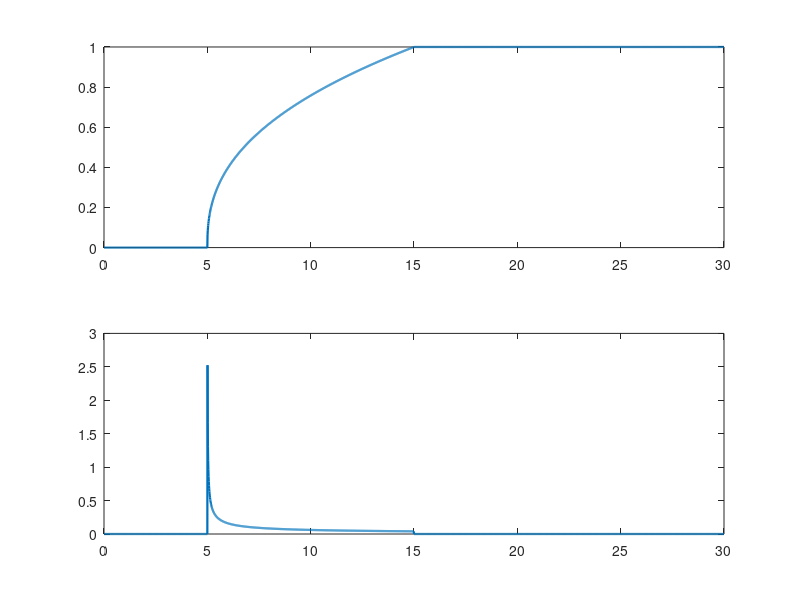

Write MATLAB code to recreate this figure.
clear;

pmin = 5;
pdes = 15;
m = 2.5;
dreq = 1;

p = 0:0.01:30;
d = zeros(size(p));
dd = zeros(size(p));

for i=1:length(p)
    if(p(i)<=pmin)
          d(i) = 0;
          dd(i) = 0;
    elseif(p(i)>pmin && p(i)<pdes)
          d(i) =  dreq*((p(i)-pmin)/(pdes-pmin))^(1/m);
          dd(i) = dreq*(1/m)*((p(i)-pmin)/(pdes-pmin))^(1/m-1)/(pdes-pmin);
    else
          d(i) =  dreq;
          dd(i) = 0;
    end
end

figure;
subplot(2,1,1);
plot(p,d,'linewidth',1.6);
subplot(2,1,2);
plot(p,dd,'linewidth',1.6);
